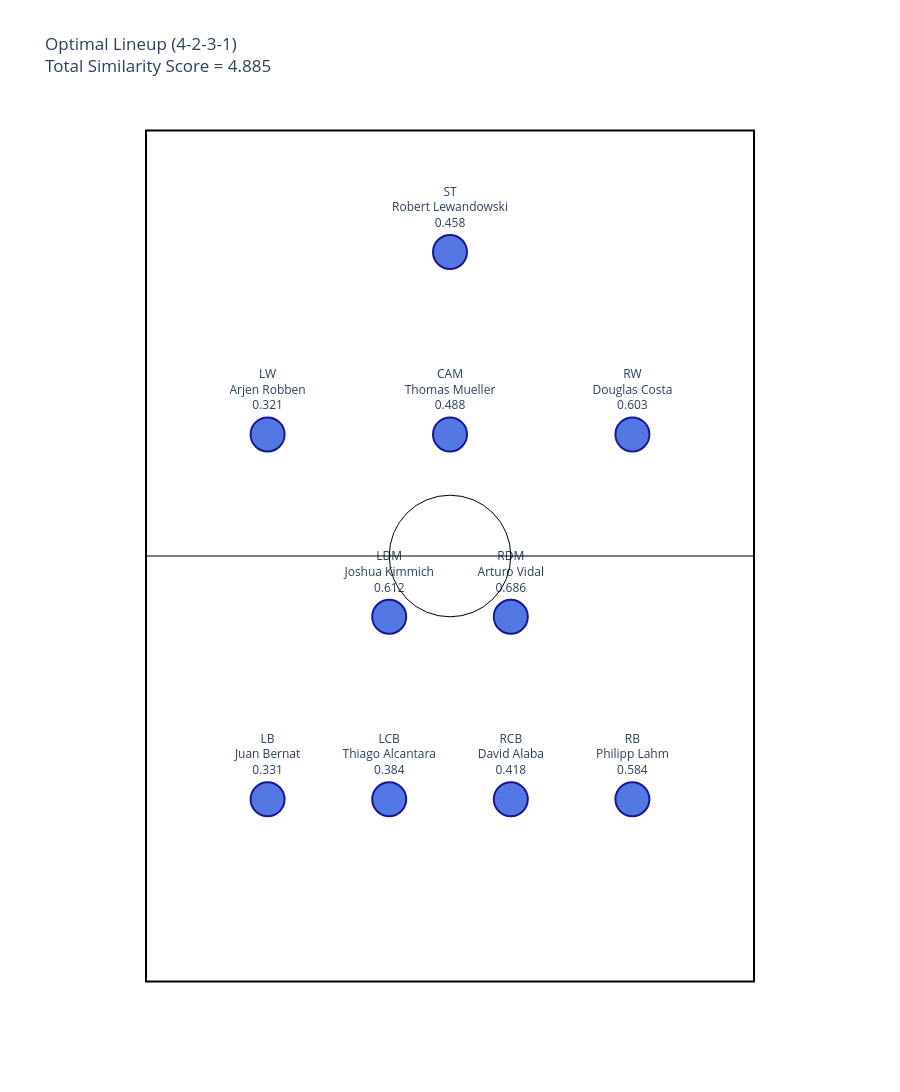

Notebook cell for this chart:
### Code cell
visualize_optimal_lineup(
    custom_coords=formation_4231,
    df_scores=df_scores_fc_bayern_4231,
    lineup_df=optimal_lineup,
    total_score=total_score,
    formation_name="4-2-3-1",
)

### Figure 1 — Plotly figure (JSON) as saved in the notebook; plotly's stock layout.template omitted (floating-point values rounded to 4 significant figures)
{"data": [{"hoverinfo": "text", "hovertext": ["<b>pos_1 top 3 fits:</b><br>Philipp Lahm: 0.3850<br>Juan Bernat: 0.3305<br>David Alaba: 0.3042", "<b>pos_2 top 3 fits:</b><br>Philipp Lahm: 0.5838<br>David Alaba: 0.5327<br>Juan Bernat: 0.4858", "<b>pos_3 top 3 fits:</b><br>David Alaba: 0.4879<br>Philipp Lahm: 0.4705<br>Juan Bernat: 0.4648", "<b>pos_4 top 3 fits:</b><br>Philipp Lahm: 0.4622<br>David Alaba: 0.4184<br>Juan Bernat: 0.4007", "<b>pos_5 top 3 fits:</b><br>Joshua Kimmich: 0.6124<br>Philipp Lahm: 0.6083<br>David Alaba: 0.5957", "<b>pos_6 top 3 fits:</b><br>Philipp Lahm: 0.7088<br>David Alaba: 0.7044<br>Joshua Kimmich: 0.7026", "<b>pos_7 top 3 fits:</b><br>Arjen Robben: 0.3211<br>Douglas Costa: 0.3134<br>Robert Lewandowski: 0.2675", "<b>pos_8 top 3 fits:</b><br>Arjen Robben: 0.5104<br>Thomas Mueller: 0.4875<br>Douglas Costa: 0.4654", "<b>pos_9 top 3 fits:</b><br>Douglas Costa: 0.6031<br>Arjen Robben: 0.5907<br>Robert Lewandowski: 0.5847", "<b>pos_10 top 3 fits:</b><br>Robert Lewandowski: 0.4583<br>Arjen Robben: 0.4218<br>Douglas Costa: 0.4178"], "marker": {"color": "royalblue", "line": {"color": "darkblue", "width": 2}, "opacity": 0.9, "size": 34}, "mode": "markers+text", "text": ["LB<br>Juan Bernat<br>0.331", "RB<br>Philipp Lahm<br>0.584", "LCB<br>Thiago Alcantara<br>0.384", "RCB<br>David Alaba<br>0.418", "LDM<br>Joshua Kimmich<br>0.612", "RDM<br>Arturo Vidal<br>0.686", "LW<br>Arjen Robben<br>0.321", "CAM<br>Thomas Mueller<br>0.488", "RW<br>Douglas Costa<br>0.603", "ST<br>Robert Lewandowski<br>0.458"], "textposition": "top center", "type": "scatter", "x": [2.0, 8.0, 4.0, 6.0, 4.0, 6.0, 2.0, 5.0, 8.0, 5.0], "y": [3.0, 3.0, 3.0, 3.0, 6.0, 6.0, 9.0, 9.0, 9.0, 12.0]}], "layout": {"height": 1100, "shapes": [{"line": {"color": "black", "width": 2}, "type": "rect", "x0": 0, "x1": 10, "y0": 0, "y1": 14}, {"line": {"color": "black", "width": 1}, "type": "line", "x0": 0, "x1": 10, "y0": 7, "y1": 7}, {"line": {"color": "black", "width": 1}, "type": "circle", "x0": 4, "x1": 6, "y0": 6, "y1": 8}], "showlegend": false, "title": {"text": "Optimal Lineup (4-2-3-1)<br>Total Similarity Score = 4.885"}, "width": 900, "xaxis": {"range": [-0.5, 10.5], "showgrid": false, "title": {"text": "Pitch Width"}, "visible": false, "zeroline": false}, "yaxis": {"range": [-0.5, 14.5], "scaleanchor": "x", "scaleratio": 1, "showgrid": false, "title": {"text": "Pitch Length"}, "visible": false, "zeroline": false}}}
